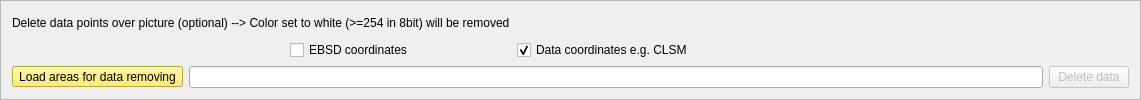
         <widget class="QFrame" name="frame_3">
          <property name="frameShape">
           <enum>QFrame::StyledPanel</enum>
          </property>
          <property name="frameShadow">
           <enum>QFrame::Raised</enum>
          </property>
          <layout class="QVBoxLayout" name="verticalLayout_7">
           <item>
            <layout class="QVBoxLayout" name="verticalLayout_6">
             <item>
              <widget class="QLabel" name="label_5">
               <property name="text">
                <string>Delete data points over picture (optional) --&gt; Color set to white (&gt;=254 in 8bit) will be removed</string>
               </property>
              </widget>
             </item>
             <item>
              <layout class="QHBoxLayout" name="horizontalLayout_14">
               <item>
                <spacer name="horizontalSpacer_12">
                 <property name="orientation">
                  <enum>Qt::Horizontal</enum>
                 </property>
                 <property name="sizeType">
                  <enum>QSizePolicy::Fixed</enum>
                 </property>
                 <property name="sizeHint" stdset="0">
                  <size>
                   <width>278</width>
                   <height>20</height>
                  </size>
                 </property>
                </spacer>
               </item>
               <item>
                <widget class="QCheckBox" name="mergeDeleteEBSDcheckBox">
                 <property name="text">
                  <string>EBSD coordinates</string>
                 </property>
                </widget>
               </item>
               <item>
                <spacer name="horizontalSpacer_13">
                 <property name="orientation">
                  <enum>Qt::Horizontal</enum>
                 </property>
                 <property name="sizeType">
                  <enum>QSizePolicy::Fixed</enum>
                 </property>
                 <property name="sizeHint" stdset="0">
                  <size>
                   <width>98</width>
                   <height>20</height>
                  </size>
                 </property>
                </spacer>
               </item>
               <item>
                <widget class="QCheckBox" name="mergeDeleteCLSMcheckBox">
                 <property name="text">
                  <string>Data coordinates e.g. CLSM</string>
                 </property>
                 <property name="checked">
                  <bool>true</bool>
                 </property>
                </widget>
               </item>
               <item>
                <spacer name="horizontalSpacer_14">
                 <property name="orientation">
                  <enum>Qt::Horizontal</enum>
                 </property>
                 <property name="sizeType">
                  <enum>QSizePolicy::Fixed</enum>
                 </property>
                 <property name="sizeHint" stdset="0">
                  <size>
                   <width>98</width>
                   <height>20</height>
                  </size>
                 </property>
                </spacer>
               </item>
               <item>
                <spacer name="horizontalSpacer_15">
                 <property name="orientation">
                  <enum>Qt::Horizontal</enum>
                 </property>
                 <property name="sizeHint" stdset="0">
                  <size>
                   <width>338</width>
                   <height>20</height>
                  </size>
                 </property>
                </spacer>
               </item>
              </layout>
             </item>
             <item>
              <layout class="QHBoxLayout" name="horizontalLayout_13">
               <item>
                <widget class="QToolButton" name="mergeDeleteDataPic">
                 <property name="styleSheet">
                  <string notr="true">background-color: rgb(252, 233, 79);</string>
                 </property>
                 <property name="text">
                  <string>Load areas for data removing</string>
                 </property>
                </widget>
               </item>
               <item>
                <widget class="QLineEdit" name="loadDeletDataline">
                 <property name="maximumSize">
                  <size>
                   <width>16777215</width>
                   <height>16777215</height>
                  </size>
                 </property>
                 <property name="text">
                  <string/>
                 </property>
                </widget>
               </item>
               <item>
                <widget class="QPushButton" name="mergeDeleteDataPicExecButton">
                 <property name="enabled">
                  <bool>false</bool>
                 </property>
                 <property name="text">
                  <string>Delete data</string>
                 </property>
                </widget>
               </item>
              </layout>
             </item>
            </layout>
           </item>
          </layout>
         </widget>
